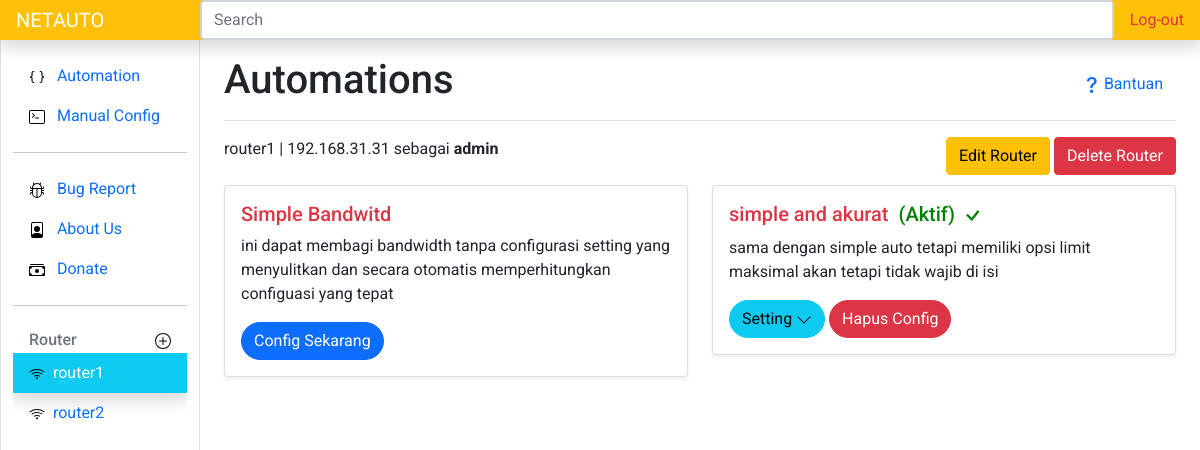
The app's page /1/router (signed in), older data.
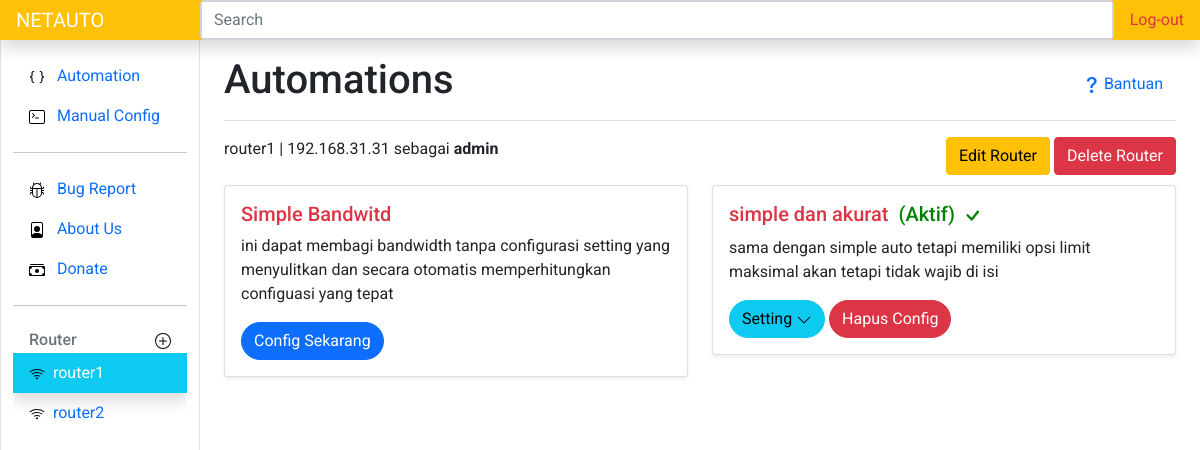
The same page, newer data.
### routerapp/models.py (models this page shows, shortened)
class Automation(models.Model):
    autokey = models.CharField(unique=True, max_length=50)
    nama = models.CharField(max_length=50)
    deskripsi = models.TextField()
    status = models.CharField(max_length=15, blank=True)

### routerapp/views.py (the view)
# urls.py: path('<int:id>/router',views.detailrouter, name='router'),
@login_required(login_url=settings.LOGIN_URL)
def detailrouter(request, id):
    auto1 = Automation.objects.filter(autokey="auto1")
    auto2 = Automation.objects.filter(autokey="auto2")
    nyala1 = Automationon.objects.filter(auto=1, router=id)
    nyala2 = Automationon.objects.filter(auto=2, router=id)
    routerside = Routerm.objects.all()
    idk = id
    router = Routerm.objects.filter(pk=id)
    auto2form=auto2Form
    context = {
        'auto1': auto1,
        'auto2': auto2,
        'router': router,
        'routerside': routerside,
        'idk': idk,
        'auto2form':auto2form,
        'nyala1':nyala1,
        'nyala2':nyala2
    }
    return render(request, 'detailrouter.html', context)

### routerapp/templates/detailrouter.html (shortened to what this page needs)
{% extends 'base.html' %}
{% load static %}
{% block judul %}
Automations
{% endblock judul %}
{% block content %}
    {% for router in router %}
    {{router.nama}} |
    {{router.host}} sebagai <strong> {{router.user}}</strong>
    <div class="float-end">
      <a class="btn btn-warning mr-4" href="{% url 'uprouter' router.id %}">Edit Router</a>
      <button type="button" class="btn btn-danger" data-bs-toggle="modal" data-bs-target="#modaldelrouter">
        Delete Router
      </button>
    </div>
    <div id="auto" class="row mt-4">
      {% include 'auto.html' %}
    </div>
      {% endfor %}
{% endblock content %}
{% block routerside %}
    {% include "routerside.html" %}
{% endblock routerside %}

### templates/auto.html (shortened to what this page needs)
  {% load static %}
 {% for auto1 in auto1 %}
       <div class="col-sm-6 ">
         <div class="card shadow-sm">
           <div class="card-body">
             <h5 class="card-title text-danger">{{auto1.nama}}
                </h5>
             <p class="card-text">{{auto1.deskripsi|truncatechars:180}}</p>
             <a href="{% url 'urlauto1' router.id %}" class="btn btn-primary rounded-pill">Config Sekarang</a>
            </div>
          </div>
        </div>
        {% endfor %}
        {% for auto2 in auto2 %}
        <div class="col-sm-6 ">
          <div class="card shadow-sm">
            <div class="card-body">
              <h5 class="card-title text-danger">{{auto2.nama}}
                {% if nyala2 %}
                <font style="color: green; margin-left: 5px;">(Aktif)</font>
                <svg xmlns="http://www.w3.org/2000/svg" width="25" height="25" fill="green" class="bi bi-check" viewBox="0 0 16 16">
                  <path d="M10.97 4.97a.75.75 0 0 1 1.07 1.05l-3.99 4.99a.75.75 0 0 1-1.08.02L4.324 8.384a.75.75 0 1 1 1.06-1.06l2.094 2.093 3.473-4.425a.267.267 0 0 1 .02-.022z"/>
                </svg>
                {% endif %}
              </h5>
              <p class="card-text">{{auto2.deskripsi|truncatechars:180}}</p>
              <button id="auto2" class="btn btn-info rounded-pill">Setting <img src="{% static 'icons/autodown.svg' %}" alt=""></button>
              {% if nyala2 %}<a href="{% url 'delauto2url' router.id %}" id="hapus2" class="btn btn-danger rounded-pill">Hapus Config</a>{% endif %}
            </div>
          </div>
        </div>
        {% endfor %}

Row changes from the older to the newer data that the page shows:
changed Automation: nama "simple and akurat" → "simple dan akurat"
